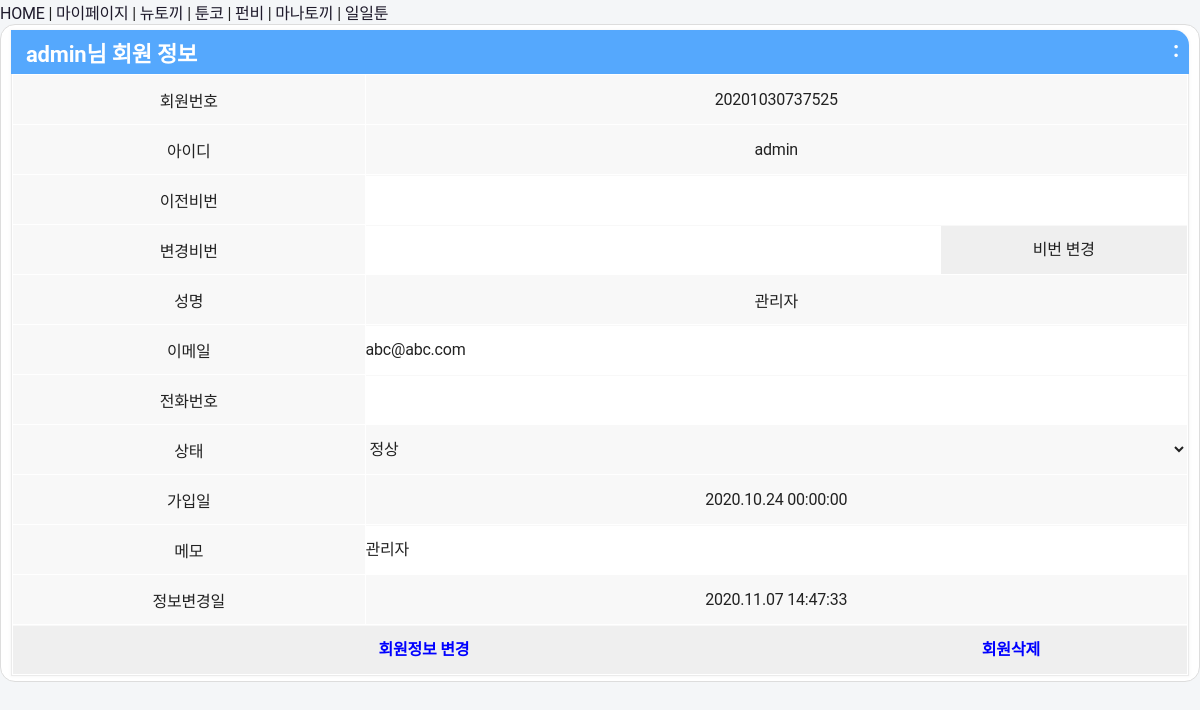
/user/userdetail.php?userid=admin (signed in), run on the app's committed database.
### tables this page shows
CREATE TABLE 'TOON_USER' (MBR_NO TEXT NOT NULL PRIMARY KEY, USERID TEXT NOT NULL, USERNAME TEXT NOT NULL , PHONE TEXT , EMAIL TEXT , PASSWORD TEXT , Memo TEXT , REGDTIME TEXT , UPTDTIME TEXT , STATUS TEXT);

### user/userdetail.php (the view, shortened to what this page needs)
<?php
	include('../lib/header.php');
?>
<div id='container'>
	<div class='item'>
		<dl>
			<dt><?php echo $_GET["userid"]; ?>님 회원 정보</dt>
			<dd>
				<div class='group' style='padding:0px;'>
					<table style="line-height:1.5;border-color:#ffffff;" border=1 width="100%" cellspacing=0 cellpadding=0>
					<form name="userForm" method="post" action="./userupdate.php"><input type="hidden" name="userid" value="<?php echo $_GET["userid"];  ?>"><input type="hidden" name="uptMode" value="info">
<?php
	if ( $userID == "admin" || $userID == "jackie" ) {
		$userList = "SELECT MBR_NO, USERID, PASSWORD, USERNAME, EMAIL, PHONE, Memo, STATUS, REGDTIME, UPTDTIME FROM TOON_USER WHERE USERID = '".$_GET["userid"]."'; ";
	} else {
		$userList = "SELECT MBR_NO, USERID, PASSWORD, USERNAME, EMAIL, PHONE, Memo, STATUS, REGDTIME, UPTDTIME FROM TOON_USER WHERE USERID = '".$userID."'; ";
	}
		$webtoonView = $webtoonDB->query($userList);
		while($row = $webtoonView->fetchArray(SQLITE3_ASSOC)){
			$mbr_no = $row["MBR_NO"];
			$memuserID = $row["USERID"];
			$memuserName = $row["USERNAME"];
			$memuserEmail = $row["EMAIL"];
			$memuserPhone = $row["PHONE"];
			$memuserStatus = $row["STATUS"];
			$memuserMemo = $row["Memo"];
			$memuserCreated = $row["REGDTIME"];
			$memuserUpdated = $row["UPTDTIME"];
			$memuserCreated = substr($memuserCreated,0,4).".".substr($memuserCreated,4,2).".".substr($memuserCreated,6,2)." ".substr($memuserCreated,8,2).":".substr($memuserCreated,10,2).":".substr($memuserCreated,12,2);
			$memuserUpdated = substr($memuserUpdated,0,4).".".substr($memuserUpdated,4,2).".".substr($memuserUpdated,6,2)." ".substr($memuserUpdated,8,2).":".substr($memuserUpdated,10,2).":".substr($memuserUpdated,12,2);
			if ( $memuserStatus == "REJECT" ) $rejectstr = "selected"; else $rejectstr="";
			if ( $memuserStatus == "OK" ) $okstr = "selected"; else $okstr="";
			if ( $memuserStatus == "APPROVED" ) $approvedstr = "selected"; else $approvedstr="";
			echo "<tr style='background-color:#f8f8f8' height='50' align='center'><td width=30%>회원번호</td><td>".$mbr_no."</td></tr>";
			echo "<tr style='background-color:#f8f8f8' height='50' align='center'><td>아이디</td><td>".$memuserID."</td></tr>";
			echo "<tr style='background-color:#f8f8f8' height='50' align='center'><td>이전비번</td><td><input style='border:none; line-height:48px; width:100%;' type='password' name='userpassword' value=''></td></tr>";
			echo "<tr style='background-color:#f8f8f8' height='50' align='center'><td>변경비번</td><td><input style='border:none; line-height:48px; width:70%;' type='password' name='newuserpassword' value=''><input style='border:none; line-height:48px; width:30%;' type='button' value='비번 변경' onClick='changePassword(this.form);'></td></tr>";
			echo "<tr style='background-color:#f8f8f8' height='50' align='center'><td>성명</td><td>".$memuserName."</td></tr>";
			echo "<tr style='background-color:#f8f8f8' height='50' align='center'><td>이메일</td><td><input style='border:none; line-height:48px; width:100%;' type=text name=useremail value='".$memuserEmail."'></td></tr>";
			echo "<tr style='background-color:#f8f8f8' height='50' align='center'><td>전화번호</td><td><input style='border:none; line-height:48px; width:100%;' type=text name=userphone value='".$memuserPhone."'></td></tr>";
			echo "<tr style='background-color:#f8f8f8' height='50' align='center'><td>상태</td><td>";
			echo "<select name='userstatus' style='border:none;background-color:#f8f8f8;width:100%;'><option value='WAIT' ".$approvedstr.">승인대기</option><option value='REJECT' ".$rejectstr.">승인거절</option><option value='OK' ".$okstr.">정상</option><option value='APPROVED' ".$approvedstr.">승인완료</option></select></td></tr>";
			echo "<tr style='background-color:#f8f8f8' height='50' align='center'><td>가입일</td><td>".$memuserCreated."</td></tr>";
			echo "<tr style='background-color:#f8f8f8' height='50' align='center'><td>메모</td><td><input style='border:none; line-height:48px; width:100%;' type=text name=usermemo value='".$memuserMemo."'></td></tr>";
			echo "<tr style='background-color:#f8f8f8' height='50' align='center'><td>정보변경일</td><td>".$memuserUpdated."</td></tr>";
		}
?>
						<tr style='background-color:#f8f8f8' height='50'><td colspan="2" align="center" valign="middle"><input style="border:none;line-height:48px;width:70%;font-weight:900;color:#0000ff;" type="submit" value="회원정보 변경"><input style="border:none;line-height:48px;width:30%;font-weight:900;color:#0000ff;" type="button" value="회원삭제" onClick="deleteUser(this.form);"></td></tr>
					</table>
				</div>
			</dd>
		</dl>
	</div>
</body>
</html>

### data on the page
toon_user: MBR_NO "20201030737525", USERID "admin", USERNAME "관리자", useremail "abc@abc.com", REGDTIME "2020.10.24 00:00:00", usermemo "관리자", UPTDTIME "2020.11.07 14:47:33"

### other printed values
$strnewtoki "뉴토끼"
$strtoonkor "툰코"
$strfunbe "펀비"
$strmanatoki "마나토끼"
$str11toon "일일툰"
$_GET["userid"] "admin"
